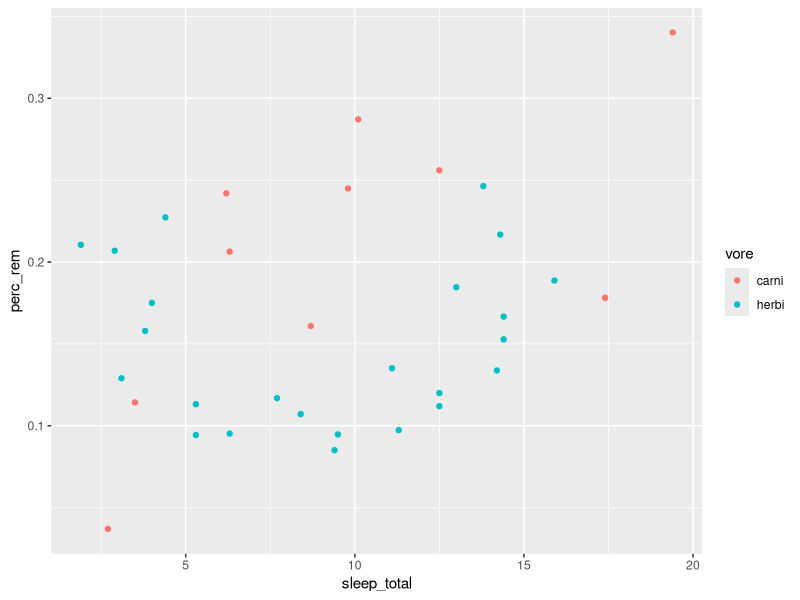

Write the R code that produced this figure.
## ---- chunk 1
library(knitr)
opts_chunk$set(fig.align="center", fig.height=3, fig.width=4)
## ---- chunk 2
library(tidyverse)
## ---- chunk 3
msleep
## ---- chunk 4
(msleep$sleep_total+msleep$awake)==24
## ---- chunk 5
msleep %>% mutate(day_total = sleep_total + awake) %>%
  filter(day_total != 24) %>% select(name, vore, sleep_total, awake, day_total)

## ---- chunk 6
msleep %>% 
  filter(awake >= 18) %>% 
  group_by(vore) %>%
  tally()


## ---- chunk 7
msleep %>% 
  select(name, sleep_total) %>%
  top_n(10) %>% 
  arrange(desc(sleep_total))
## ---- chunk 8
msleep %>% 
  filter(vore == "carni" | vore == "herbi") %>%
  mutate(perc_rem = sleep_rem / sleep_total) %>%
  ggplot(aes(x = sleep_total, y = perc_rem, color = vore)) + 
  geom_point()
## ---- chunk 9
head(diamonds)
## ---- chunk 10
diamonds %>%
  filter(cut %in% c("Very Good", "Premium", "Ideal")) %>% 
  group_by(cut) %>% 
  summarize(
    min_price = min(price),
    med_price = median(price),
    max_price = max(price)
  )
## ---- chunk 11
diamonds %>% 
  group_by(cut) %>%
  filter(price > 0.9 * max(price)) %>%
  summarize(mean_carat = mean(carat))
## ---- chunk 12
diamonds %>%
  group_by(cut) %>%
  mutate(price_rank = rank(desc(price))) %>% # rank diamonds by price, in descending order
  filter(price_rank < 0.1 * max(price_rank)) %>% # pick the top 10%
  summarize(mean_carat = mean(carat))
## ---- chunk 13
diamonds %>%
  group_by(cut) %>%
  mutate(price_rank = rank(desc(price))) %>% # rank diamonds by price, in descending order
  filter(price_rank < 0.1 * max(price_rank)) %>% # pick the top 10%
  summarize(mean_carat = mean(carat))
## ---- chunk 14
diamonds %>% 
  group_by(cut, clarity) %>%
  summarize(med_price = median(price)) %>% 
  arrange(desc(med_price))
## ---- chunk 15
diamonds %>%
  group_by(cut, clarity) %>%
  summarize(med_price = median(price)) %>% 
  arrange(desc(cut), desc(med_price))
## ---- chunk 16
diamonds %>%
  group_by(cut) %>%
  summarize(
    percent_above_10k = round(100 * sum(price >= 10000) / n(), 1),
    median_carat_above_10k = median(carat[price >= 10000])
  )
